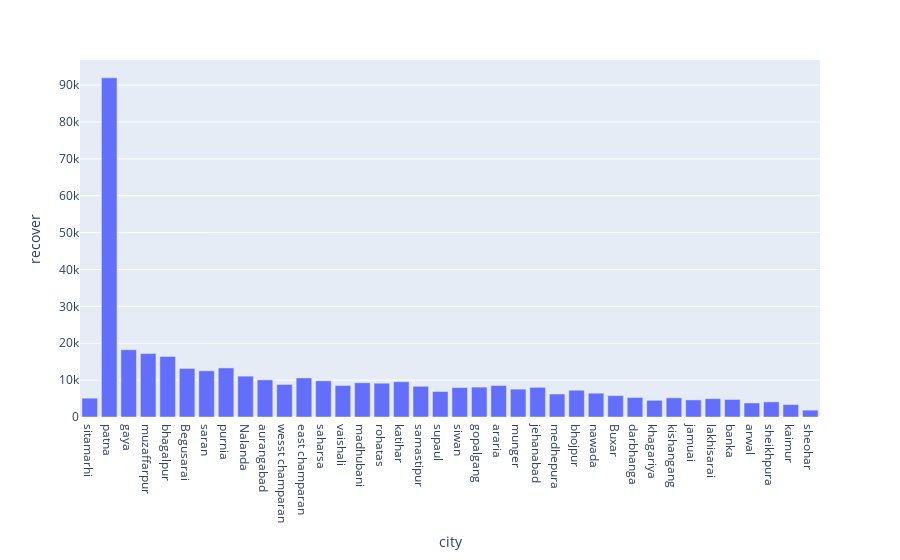

Notebook cell for this chart:
### Code cell
ax.bar(bihar_data,y="recover",x="city")

### Figure 1 — Plotly figure (JSON) as saved in the notebook; plotly's stock layout.template omitted (floating-point values rounded to 4 significant figures)
{"data": [{"alignmentgroup": "True", "hovertemplate": "city=%{x}<br>recover=%{y}<extra></extra>", "legendgroup": "", "marker": {"color": "#636efa"}, "name": "", "offsetgroup": "", "orientation": "v", "showlegend": false, "textposition": "auto", "type": "bar", "x": ["sitamarhi", "patna", "gaya", "muzaffarpur", "bhagalpur", "Begusarai", "saran", "purnia", "Nalanda", "aurangabad", "wesst champaran", "east champaran", "saharsa", "vaishali", "madhubani", "rohatas", "katihar", "samastipur", "supaul", "siwan", "gopalgang", "araria", "munger", "jehanabad", "medhepura", "bhojpur", "nawada", "Buxar", "darbhanga", "khagariya", "kishangang", "jamuai", "lakhisarai", "banka", "arwal", "sheikhpura", "kaimur", "sheohar"], "xaxis": "x", "y": [5100, 91964, 18237, 17212, 16417, 13169, 12529, 13310, 11079, 10070, 8820, 10593, 9810, 8548, 9276, 9164, 9559, 8336, 6909, 7979, 8106, 8538, 7548, 8043, 6229, 7253, 6456, 5794, 5295, 4526, 5195, 4636, 4975, 4752, 3805, 4096, 3371, 1859], "yaxis": "y"}], "layout": {"barmode": "relative", "legend": {"tracegroupgap": 0}, "margin": {"t": 60}, "xaxis": {"anchor": "y", "domain": [0, 1], "title": {"text": "city"}}, "yaxis": {"anchor": "x", "domain": [0, 1], "title": {"text": "recover"}}}}
